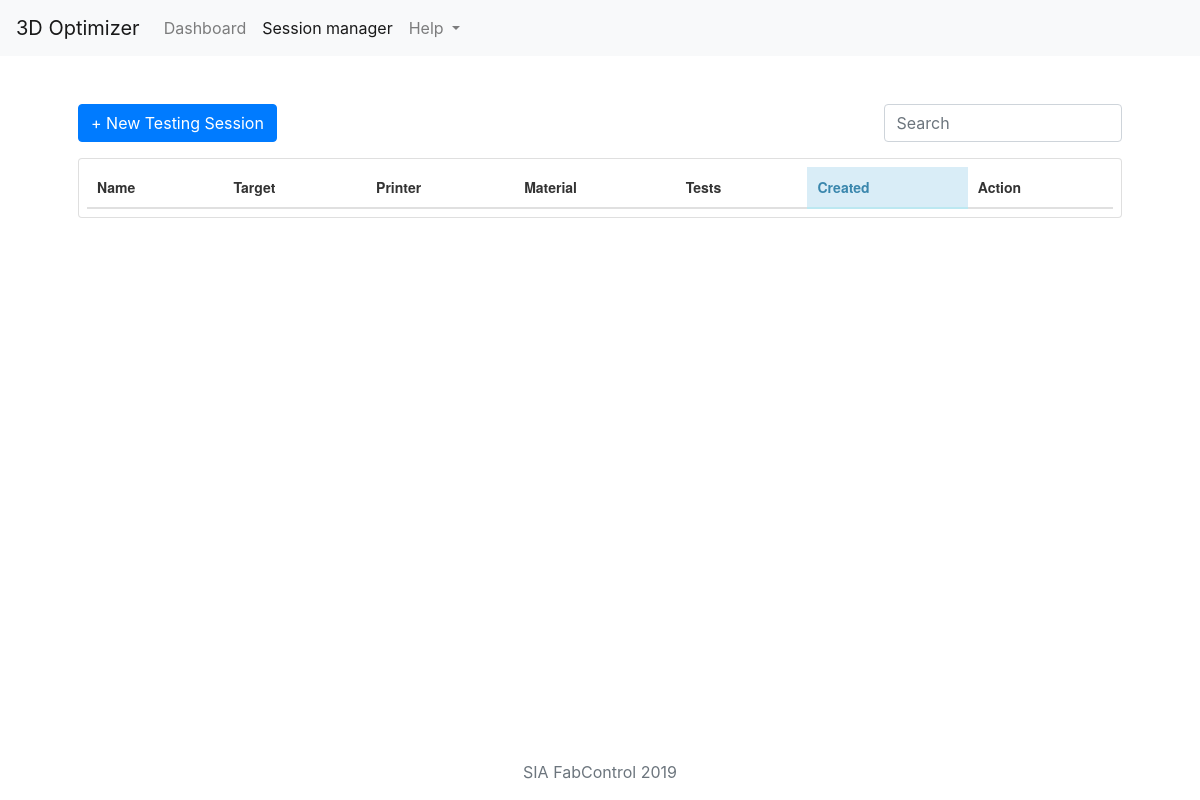
Before: /sessions/ with the older database file.
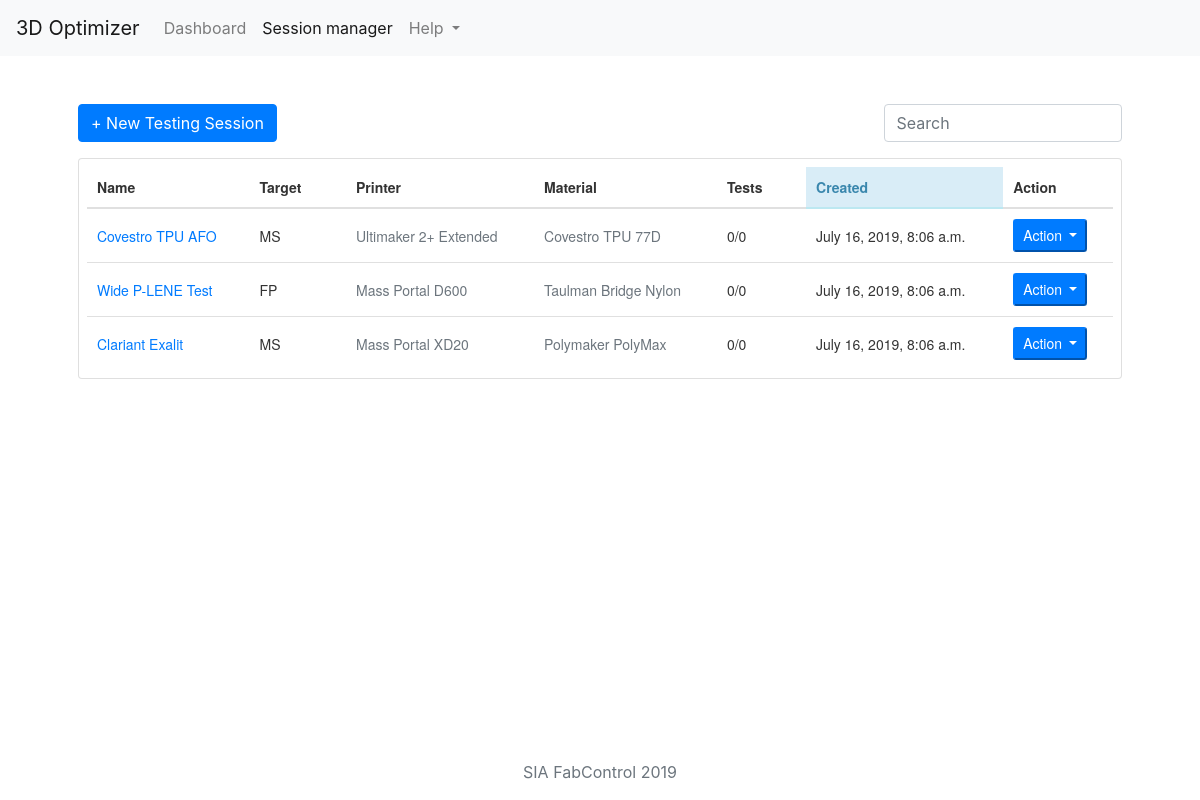
After: the same page with the newer database file.
### session/models.py (models this page shows, shortened)
class Session(models.Model):
    number = models.IntegerField(default=0)
    name = models.CharField(default="Untitled", max_length=20)
    pub_date = models.DateTimeField(default=datetime.now, blank=True)
    TARGET_CHOICES = [("MS", "Mechanical Strength"), ("A", "Aesthetics"), ("FP", "Fast Printing")]
    target = models.CharField(max_length=20, choices=TARGET_CHOICES, default="MS")
    TEST_NUMBER_CHOICES = [("01", "First-layer printing height test"), ("03", "Extrusion temperature test")]
    test_number = models.CharField(max_length=20, choices=TEST_NUMBER_CHOICES, default="01")
    SLICER_CHOICES = [("Prusa", "Slic3r PE"), ("Simplify3D", "Simplify3D"), ("Cura", "Cura")]
    slicer = models.CharField(max_length=20, choices=SLICER_CHOICES, default="Prusa")
    machine = models.ForeignKey(Machine, on_delete=models.SET_NULL, null=True)
    material = models.ForeignKey(Material, on_delete=models.SET_NULL, null=True)

class Machine(models.Model):
    pub_date = models.DateTimeField(default=datetime.now, blank=True)
    model = models.CharField(max_length=30, default="Unknown")
    buildarea_maxdim1 = models.IntegerField(default=0)
    buildarea_maxdim2 = models.IntegerField(default=0)
    FORM_CHOICES = [("elliptic", "Elliptic"), ("cartesian", "Cartesian")]
    form = models.CharField(max_length=20, choices=FORM_CHOICES, default="cartesian")
    TOOL_CHOICES = [("T0", "T0"), ("T1", "T1"), ("T2", "T2")]
    chamber = Chamber(tool=models.CharField(max_length=3, choices=TOOL_CHOICES, default="T0"))

class Material(models.Model):
    size_od = models.DecimalField(default=1.75, max_digits=3, decimal_places=2)
    name = models.CharField(max_length=60)
    pub_date = models.DateTimeField(default=datetime.now, blank=True)

### session/views.py (the view)
# urls.py: path('sessions/', views.SessionListView.as_view(), name="session_manager"),
class SessionListView(generic.ListView):
    template_name = "session/session_manager.html"
    context_object_name = 'sessions'
    def get_queryset(self):
        return Session.objects.order_by('pub_date')

### session/templates/session/session_manager.html (shortened to what this page needs)
{% extends "session/base.html" %}
{% block content %}
{% load static %}
<link rel="stylesheet" href="{% static 'session/css/sortable-theme-bootstrap.css' %}" />
<div class="container p-5">
  <div class="row">
    <div class="col-sm-9"><button type="button" onclick="location.href='{% url 'new_session' %}'" class="btn btn-primary btn">+ New Testing Session</button></div>
    <div class="col-sm-3">
      <div class="md-form mt-0">
        <input class="form-control" type="text" placeholder="Search" aria-label="Search">
      </div>
    </div>
  </div>
  <div class="row pt-3">
    <div class="col-sm-12">
      <div class="card p-2">
        <table class="sortable-theme-bootstrap" data-sortable>
          <thead>
            <tr>
              <th data-sortable="true">Name</th>
              <th data-sortable="true">Target</th>
              <th data-sortable="true">Printer</th>
              <th data-sortable="true">Material</th>
              <th data-sortable="true">Tests</th>
              <th data-sorted="true" data-sortable="true">Created</th>
              <th data-sortable="false">Action</th>
            </tr>
          </thead>
          <tbody>
            {% for session in sessions %}
            <tr>
              <td><a href="{% url 'session_detail' session.number %}">{{ session.name }}</a></td>
              <td>{{ session.target }}</td>
              <td><a class="text-secondary" href="{% url 'machine_detail' session.machine.pk %}">{{ session.machine.model }}</a></td>
              <td><a class="text-secondary" href="{% url 'material_detail' session.material.pk %}">{{ session.material.name }}</a></td>
              <td>0/0</td>
              <td>{{ session.pub_date }}</td>
              <td>
                <div class="dropdown">
                  <button class="btn-sm btn-primary dropdown-toggle" type="button" id="dropdownMenuButton" data-toggle="dropdown" aria-haspopup="true" aria-expanded="false">
                    Action
                  </button>
                </div>
              </td>
            </tr>
            {% endfor %}
          </tbody>
        </table>
      </div>
    </div>
  </div>
</div>
{% endblock %}

### session/templates/session/base.html (shortened to what this page needs)
{% load staticfiles %}
<!doctype html>
<html lang="en" class="h-100">
<head>
  <link rel="stylesheet" href="https://stackpath.bootstrapcdn.com/bootstrap/4.3.1/css/bootstrap.min.css">
  <nav class="navbar navbar-expand-lg navbar-light bg-light">
    <a class="navbar-brand" href="{% url 'index' %}">3D Optimizer</a>
    <div class="collapse navbar-collapse" id="navbarSupportedContent">
      <ul class="navbar-nav mr-auto">
        <li class="nav-item {% if request.resolver_match.url_name == "dashboard" %}active{% endif %}">
          <a class="nav-link" href="{% url 'dashboard' %}">Dashboard <span class="sr-only">(current)</span></a>
        </li>
        <li class="nav-item {% if request.resolver_match.url_name == "session_manager" %}active{% endif %}">
          <a class="nav-link" href="{% url 'session_manager' %}">Session manager</a>
        </li>
        <li class="nav-item {% if request.resolver_match.url_name == "help" %}active{% endif %} dropdown">
          <a class="nav-link dropdown-toggle" href="#" id="navbarDropdown" role="button" data-toggle="dropdown" aria-haspopup="true" aria-expanded="false">
            Help
          </a>
        </li>
      </ul>
    </div>
  </nav>
</head>
<body class="d-flex flex-column h-100">
  {% block content %}{% endblock %}
  <footer class="footer mt-auto py-3">
    <div class="container text-center">
      <span class="text-muted">SIA FabControl 2019</span>
    </div>
  </footer>
</body>
</html>

Changed rows visible on the page:
added Session: name "Covestro TPU AFO", target "MS", machine.model "Ultimaker 2+ Extended", material.name "Covestro TPU 77D", pub_date "July 16, 2019, 8:06 a.m."
added Session: name "Wide P-LENE Test", target "FP", machine.model "Mass Portal D600", material.name "Taulman Bridge Nylon", pub_date "July 16, 2019, 8:06 a.m."
added Session: name "Clariant Exalit", target "MS", machine.model "Mass Portal XD20", material.name "Polymaker PolyMax", pub_date "July 16, 2019, 8:06 a.m."
